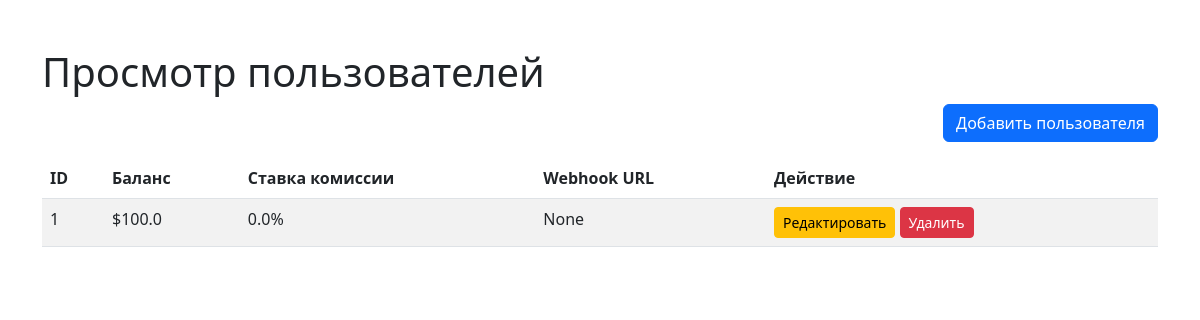
Screenshot of /admin/users with the database file from the repository.
### app.py (models this page shows, shortened)
class User(db.Model):
    id = db.Column(db.Integer, primary_key=True)
    balance = db.Column(db.Float, nullable=False, default=0.0)
    commission_rate = db.Column(db.Float, nullable=False, default=0.01)
    webhook_url = db.Column(db.String(256), nullable=True)

### app.py (the view)
@app.route('/admin/users')
def admin_users():
    users = User.query.all()
    return render_template('users.html', users=users)

### templates/users.html (shortened to what this page needs)
<!DOCTYPE html>
<html lang="ru">
<head>
    <link rel="stylesheet" href="https://cdn.jsdelivr.net/npm/bootstrap@5.3.0/dist/css/bootstrap.min.css">
</head>
<body>
    <div class="container mt-5">
        <h1>Просмотр пользователей</h1>
        <div class="d-flex justify-content-end mb-3">
            <a href="/admin/users/add" class="btn btn-primary">Добавить пользователя</a>
        </div>
        <table class="table table-striped">
            <thead>
                <tr>
                    <th>ID</th>
                    <th>Баланс</th>
                    <th>Ставка комиссии</th>
                    <th>Webhook URL</th>
                    <th>Действие</th>
                </tr>
            </thead>
            <tbody>
                {% for user in users %}
                <tr>
                    <td>{{ user.id }}</td>
                    <td>${{ user.balance }}</td>
                    <td>{{ user.commission_rate * 100 }}%</td>
                    <td>{{ user.webhook_url or 'None' }}</td>
                    <td>
                        <a href="/admin/users/edit/{{ user.id }}" class="btn btn-warning btn-sm">Редактировать</a>
                        <form action="/admin/users/delete/{{ user.id }}" method="POST" style="display:inline;">
                            <button type="submit" class="btn btn-danger btn-sm">Удалить</button>
                        </form>
                    </td>
                </tr>
                {% endfor %}
            </tbody>
        </table>
    </div>
</body>
</html>

### rows the page displays
User: id "1", balance "100.0", user.commission_rate*100 "0.0", webhook_url "None"
